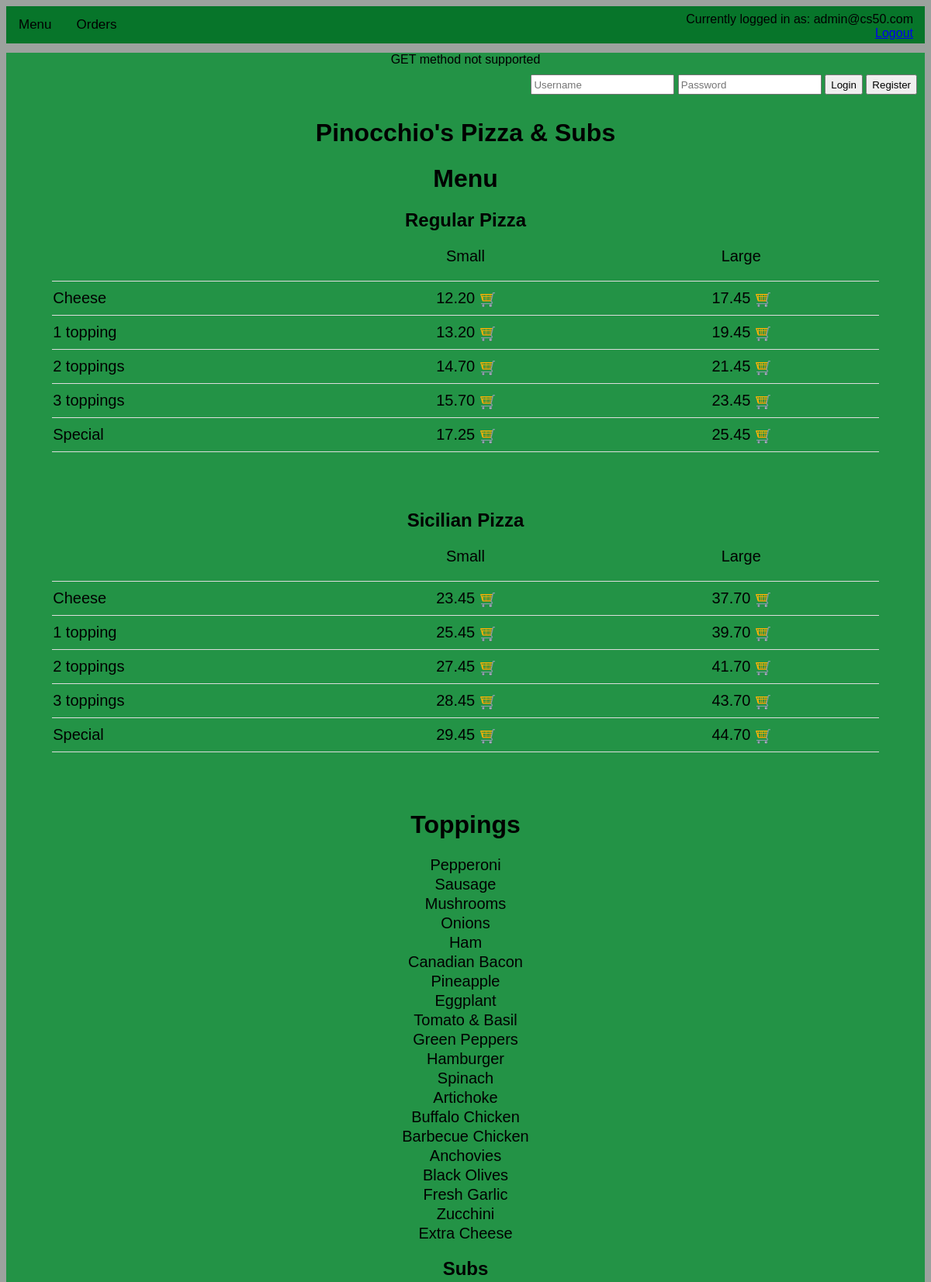
Page /register (signed in, upper part) on the committed database.
### orders/models.py (models this page shows)
class FoodType(models.Model):
    intype = models.CharField(max_length=64)
    def __str__(self):
        return f"{self.intype}"

class Menu(models.Model):
    food_type = models.ForeignKey(FoodType, on_delete=models.CASCADE, related_name="items")
    size = models.ForeignKey(Size, on_delete=models.CASCADE, related_name="items")
    toppings_type = models.ForeignKey(PizzaToppingsTypes, on_delete=models.CASCADE, related_name="items", blank=True, default=6)
    price = models.DecimalField(max_digits=6, decimal_places=2)
    priority = models.IntegerField(default=50);
    name = models.CharField(max_length=64)
    number_of_toppings = models.IntegerField(default=0);
    is_special = models.IntegerField(default=0)
    comment = models.CharField(max_length=64, blank=True)
    show = models.BooleanField(default=True)
    def __str__(self):
        return f" {self.food_type} - {self.name} - {self.size} for {self.price} USD."
    class Meta:
        ordering = ['food_type', 'toppings_type', 'size']

class PizzaToppings(models.Model):
    topping = models.CharField(max_length=64, blank=False)
    group = models.CharField(max_length=64, default="nogroup")
    def __str__(self):
        return f"{self.topping}"

### orders/views.py (the view)
# urls.py: path("register", views.register, name="register"),
def register(request):
    if request.method == 'POST':
        form = UserCreationForm(request.POST)
        if form.is_valid():
            userinfo = form.save()
            username = form.cleaned_data.get('username')
            raw_password = form.cleaned_data.get('password1')
            user = authenticate(username=username, password=raw_password)
            userinfo.first_name = request.POST.get("first_name")
            userinfo.last_name = request.POST.get("last_name")
            userinfo.email = request.POST.get("email")
            userinfo.save()
            login(request, user)
            return redirect('index')
        context = {
            "message": form.errors,
            "menu": Menu.objects.all(),
            "toppings": PizzaToppings.objects.all()
        }
        return render(request, "orders/index.html", context)
    else:
        context = {
            "message": "GET method not supported",
            "menu": Menu.objects.all(),
            "toppings": PizzaToppings.objects.all()
        }
        return render(request, "orders/index.html", context)

### orders/models.py (called while the page is built)
    def __str__(self):
        return f"{self.name}"

### orders/templates/orders/index.html (shortened to what this page needs)
{% extends "orders/base.html" %}
{% block body %}
{% if message %}
    <div id="message">
        {{ message }}
    </div>
{% endif %}
    <div class="login">
        <form action="{% url 'login' %}" method="post">
            <input class="login_field textfield" name="username" type="text" placeholder="Username"/>
            <input class="login_field textfield" name="password" type="password" placeholder="Password"/>
            <input class="login_field login_btn" type="submit" value="Login"/>
            <button class="login_field login_btn" id="goto_reg_btn" type="button">Register</button>
        </form>
    </div>
    <h1>Pinocchio's Pizza & Subs</h1>
    <h1>Menu</h1>
    {% regroup menu by food_type as menugrouped %}
    {% for type in menugrouped %}
        <h2 class=food_type_header>{{type.grouper}} </h2>
        <table class=menu_table>
            {% if  type.grouper|stringformat:"s" in "Pasta Salads" %}
                <tr class=table_name>
                    <td></td>
                    <td>Regular</td>
                </tr>
            {% else %}
                <tr class=table_name>
                    <td></td>
                    <td>Small</td>
                    <td>Large</td>
                </tr>
            {% endif %}
        {% if type.grouper|stringformat:"s" in "Subs Pasta Salads 'Dinner Platters'" %}
            {% regroup type.list|dictsortreversed:"priority" by name as menu_items %}
        {% else %}
            {% regroup type.list by toppings_type as menu_items %}
        {% endif %}
        {% for itemz in menu_items %}
            <tr>
            {% for item in itemz.list %}
                {% if "Small" == item.size|stringformat:"s" %}
                    <td>{{item.name}} <a class="comment">{{item.comment}}</a></td>
                    <td class="items_for_cart" data-name="{{item}}" data-toppings="{{item.number_of_toppings}}"
                        data-price="{{item.price}}" data-is_special="{{item.is_special}}" id="{{item.id}}">
                        {{item.price}}
                        <img class="buy_it" src="/static/orders/images/shopping_cart2.png" alt="Buy it">
                    </td>
                {% endif %}
                {% if "Large" == item.size|stringformat:"s" %}
                    <td class="items_for_cart" data-name="{{item}}" data-toppings="{{item.number_of_toppings}}"
                        data-price="{{item.price}}" data-is_special="{{item.is_special}}" id="{{item.id}}">
                        {{item.price}}
                        <img class="buy_it" src="/static/orders/images/shopping_cart2.png" alt="Buy it">
                    </td>
                {% endif %}
            {% endfor %}
            </tr>
        {% endfor %}
        </table>
        <br><br><br>
        {% if  type.grouper|stringformat:"s" in "Sicilian Pizza" %}
            <h1>Toppings</h1>
            {% for topping in toppings %}
                <p class="index_toppings"> {{ topping }}</p>
            {% endfor %}
        {% endif %}
    {% endfor %}
{% endblock %}

### orders/templates/orders/base.html (shortened to what this page needs)
{% load static %}
<!DOCTYPE html>
<html>
    <head>
        <link rel="stylesheet" href="{% static '/orders/styles.css' %}"/>
    </head>
    <body>
        <div id=top-page>
            {% if user.is_authenticated %}
            <div class="topnav">
                <a href="{% url 'index' %}">Menu</a>
                <a href="{% url 'myorders' %}">Orders</a>
            </div>
            <ul id=login-info>
                <li>Currently logged in as: {{ user.email }}</li>
                <li><a href="{% url 'logout' %}">Logout</a></li>
            </ul>
            {% endif %}
        </div>
        <div id=body-page>
            {% block body %}
            {% endblock %}
    </body>
</html>

### orders/static/orders/styles.css (style rules this page uses)
body { font-family: sans-serif; background-color:#9ca29e; }
#body-page { background-color:#239346; }
#message { text-align:center; }
.index_toppings { text-align: center; font-size: 20px; margin:2px; }
.topnav { background-color: #07752a; overflow: hidden; }
.topnav a { float: left; color: black; text-align: center; padding: 14px 16px; text-decoration: none; font-size: 17px; }
#login-info { text-align: right; list-style: none; margin-top: -40px; margin-right: 15px; }
.login { text-align: right; padding:10px; }
.login_field { height: 20px; }
.login_btn { height: 26px; cursor: pointer; }
.food_type_header { text-align:center; }
.menu_table { width:100%; padding-left:5%; padding-right:5%; border-spacing:0; font-size:20px; }
.menu_table td { width:30%; border-bottom: 1px solid #ddd; }
.items_for_cart, .items_for_cart_index { padding:10px; text-align: center; }
.table_name td { padding-bottom:20px; text-align: center; }
.buy_it { width:20px; margin-bottom: -5px; }
h1 { text-align: center; }

### rows in the picture
FoodType: grouper "Regular Pizza", shows "Small"
Menu: name "Cheese", price "12.20"
Menu: price "17.45"
Menu: name "1 topping", price "13.20"
Menu: price "19.45"
Menu: name "2 toppings", price "14.70"
Menu: price "21.45"
Menu: name "3 toppings", price "15.70"
Menu: price "23.45"
Menu: name "Special", price "17.25"
Menu: price "25.45"
FoodType: grouper "Sicilian Pizza", shows "Small"
Menu: name "Cheese", price "23.45"
Menu: price "37.70"
Menu: name "1 topping", price "25.45"
Menu: price "39.70"
Menu: name "2 toppings", price "27.45"
Menu: price "41.70"
Menu: name "3 toppings", price "28.45"
Menu: price "43.70"
Menu: name "Special", price "29.45"
Menu: price "44.70"
PizzaToppings: topping "Pepperoni"
PizzaToppings: topping "Sausage"
PizzaToppings: topping "Mushrooms"
PizzaToppings: topping "Onions"
PizzaToppings: topping "Ham"
PizzaToppings: topping "Canadian Bacon"
PizzaToppings: topping "Pineapple"
PizzaToppings: topping "Eggplant"
PizzaToppings: topping "Tomato & Basil"
PizzaToppings: topping "Green Peppers"
PizzaToppings: topping "Hamburger"
PizzaToppings: topping "Spinach"
PizzaToppings: topping "Artichoke"
PizzaToppings: topping "Buffalo Chicken"
PizzaToppings: topping "Barbecue Chicken"
PizzaToppings: topping "Anchovies"
PizzaToppings: topping "Black Olives"
PizzaToppings: topping "Fresh Garlic"
PizzaToppings: topping "Zucchini"
PizzaToppings: topping "Extra Cheese"
FoodType: grouper "Subs"

### other values in the picture
{{ user.email }} "admin@cs50.com"
{{ message }} "GET method not supported"
